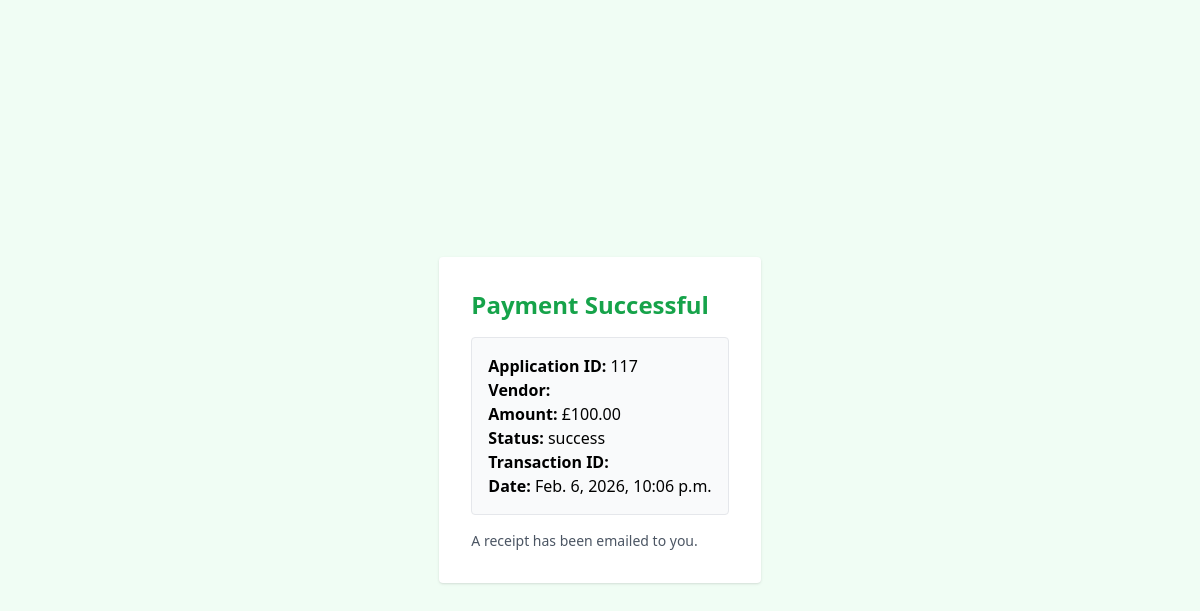
/success/69/, run on the app's committed database.
### eduweb/models.py (models this page shows, shortened)
class ApplicationPayment(models.Model):
    STATUS_CHOICES = [
        ('pending', 'Pending'),
        ('processing', 'Processing'),
        ('success', 'Success'),
        ('failed', 'Failed'),
        ('refunded', 'Refunded'),
    ]
    PAYMENT_METHOD_CHOICES = [
        ('card', 'Credit/Debit Card'),
        ('paypal', 'PayPal'),
        ('bank_transfer', 'Bank Transfer'),
    ]
    application = models.OneToOneField(CourseApplication, on_delete=models.CASCADE, related_name='payment')
    amount = models.DecimalField(max_digits=10, decimal_places=2)
    currency = models.CharField(max_length=3, default='USD')
    status = models.CharField(max_length=20, choices=STATUS_CHOICES, default='pending')
    payment_method = models.CharField(max_length=30, choices=PAYMENT_METHOD_CHOICES)
    payment_reference = models.CharField(max_length=100, unique=True)
    gateway_payment_id = models.CharField(max_length=255, blank=True)
    card_last4 = models.CharField(max_length=4, blank=True)
    card_brand = models.CharField(max_length=50, blank=True)
    created_at = models.DateTimeField(auto_now_add=True)
    paid_at = models.DateTimeField(null=True, blank=True)
    updated_at = models.DateTimeField(auto_now=True)
    payment_metadata = models.JSONField(default=dict, blank=True)
    failure_reason = models.TextField(blank=True)
    class Meta:
        verbose_name = 'Application Payment'
        verbose_name_plural = 'Application Payments'
        ordering = ['-created_at']
        indexes = [
            models.Index(fields=['payment_reference']),
            models.Index(fields=['status']),
        ]

### eduweb/views.py (the view)
# urls.py: path("success/<int:payment_id>/", views.payment_success),
def payment_success(request, payment_id):
    payment = get_object_or_404(ApplicationPayment, id=payment_id, status="success")
    return render(request, "applications/payment_success.html", {
        "payment": payment
    })

### eduweb/context.py (called while the page is built)
def navigation_data(request):
    faculties = Faculty.objects.filter(is_active=True).prefetch_related('courses')[:11]
    courses = Course.objects.filter(is_active=True).select_related('faculty')[:11]
    return {
        'all_faculties': faculties,
        'all_courses': courses,
    }

### eduweb/views.py (called while the page is built)
def application_status_context(request):
    has_pending_application = False
    if request.user.is_authenticated:
        has_pending_application = CourseApplication.objects.filter(
            user=request.user,
            status__in=['draft', 'pending_payment', 'submitted', 'under_review', 'reviewed']
        ).exists()
    return {'has_pending_application': has_pending_application}

### templates/applications/payment_success.html (shortened to what this page needs)
﻿<!DOCTYPE html>
<html>
<head>
    <script src="https://cdn.tailwindcss.com"></script>
</head>
<body class="bg-green-50 min-h-screen flex items-center justify-center">
<div class="bg-white p-8 rounded shadow max-w-md mx-auto mt-10">
    <h2 class="text-2xl font-bold text-green-600 mb-4">
        Payment Successful
    </h2>
    <div class="border p-4 rounded bg-gray-50">
        <p><strong>Application ID:</strong> {{ payment.application_id }}</p>
        <p><strong>Vendor:</strong> {{ payment.vendor.name }}</p>
        <p><strong>Amount:</strong> £{{ payment.amount }}</p>
        <p><strong>Status:</strong> {{ payment.status }}</p>
        <p><strong>Transaction ID:</strong> {{ payment.stripe_payment_intent }}</p>
        <p><strong>Date:</strong> {{ payment.created_at }}</p>
    </div>
    <p class="mt-4 text-sm text-gray-600">
        A receipt has been emailed to you.
    </p>
</div>
</body>
</html>

### data on the page
ApplicationPayment: application_id "117", amount "100.00", status "success", created_at "Feb. 6, 2026, 10:06 p.m."
